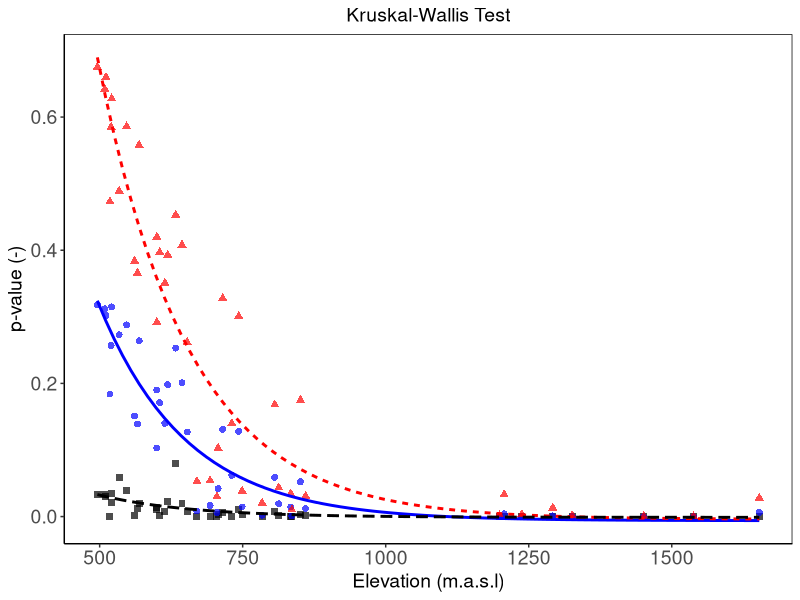

This figure's R source:
# Proyecto Inundaciones Tena
# Objetivo 2: Interaccion entre cambio climatico y de cobertura del suelo

# Autor: Jorge Hurtado - Pidal
# Fecha: 20 de marzo de 2023

# Figura N1 de la seccion resultados del articulo N3
# Diferencia entre todos los escenarios con el test de kruskal-Wallis

# .................................................................................................

# libraries

{
library(ggplot2)
library(ggpubr)
library(tidyverse)
library(ggtext)
}

# Preparing the environment

cat("\014")       #clean conosle   
rm(list = ls())   #clean environment
graphics.off()    #clean plots

# Load data

data <- read.csv("./Results/datafig.csv"); head(data)

{
kwtr2 <- data %>% select(elev,kwtr2p) %>% mutate (group = "kwtr2")
names(kwtr2) <- c("elev","kwpv","group")

kwtr10 <- data %>% select(elev, kwtr10p) %>% mutate (group = "kwtr10")
names(kwtr10) <- c("elev","kwpv","group")

kwtr100 <- data %>% select(elev, kwtr100p) %>% mutate (group = "kwtr100")
names(kwtr100) <- c("elev","kwpv","group")

kwdata <- rbind(kwtr2,kwtr10,kwtr100)
} 

# .................................................................................................

# grafico ----

formula <- (y ~ SSasymp(x, Asym, R0, lrc))

(f1 <-  ggplot(data=kwdata,mapping=aes(x=elev, y=kwpv, color=group, linetype=group)) + 
   
        geom_point(aes(shape=group), 
                   show.legend=F,size = 2, alpha = 0.7) +
         
        stat_smooth(aes(fill = group, color = group), 
                    method = "nls", formula = formula, se = F,show.legend=F)+
         
        scale_colour_manual(name = "Return Period",
                             breaks = c("kwtr2","kwtr10","kwtr100"),
                             labels = c("Rp2","Rp10","Rp100"),
                             values = c("black","blue","red"))+
      
        labs(x = "Elevation (m.a.s.l)", y = "p-value (-)", 
             title = "Kruskal-Wallis Test", size=5) +
    
        theme(plot.title=element_text(hjust=0.5, size=14),
              axis.title.x = element_text(size = 14),
              axis.text.x = element_text(size = 14),
              axis.text.y = element_text(size = 14),
              axis.title.y = element_text(size = 14),
              panel.background = element_rect(fill = 'white'),
              panel.border = element_rect(colour = "black", fill = NA, size = 0.5),
              axis.line.x = element_line(size = 0.5, color = "black"),
              axis.line.y = element_line(size = 0.5, color = "black"),
              legend.key.size = unit(0.9, 'cm'),
              legend.text = element_text(size=16),
              legend.title = element_text(size=17),
              legend.key = element_rect(fill = "transparent")))
            
        #theme_bw())
        
        
# trash code ..................................